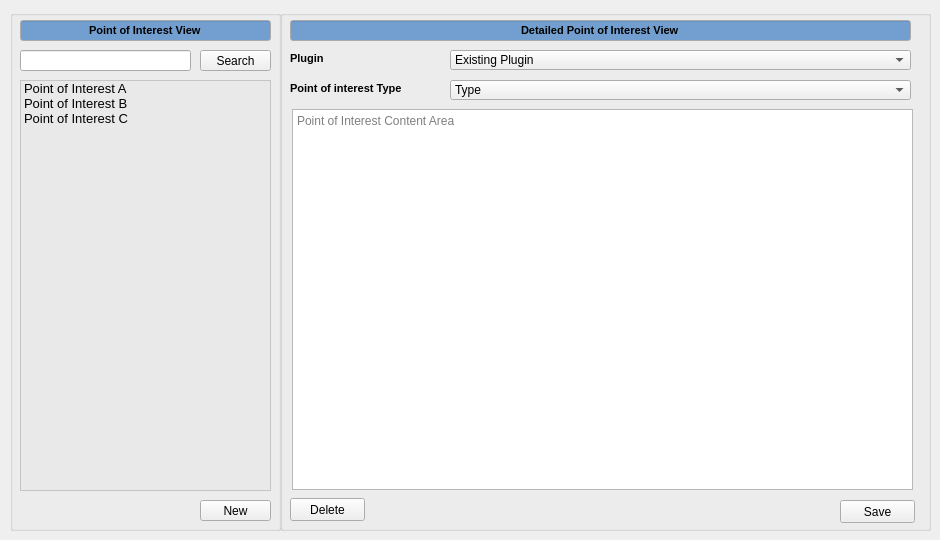
   <widget class="QWidget" name="Points_of_Interest">
    <attribute name="title">
     <string>Points of Interest</string>
    </attribute>
    <widget class="QGroupBox" name="point_of_interest_view_groupbox">
     <property name="geometry">
      <rect>
       <x>10</x>
       <y>10</y>
       <width>271</width>
       <height>521</height>
      </rect>
     </property>
     <property name="title">
      <string/>
     </property>
     <widget class="QLineEdit" name="point_of_interest_view_lineedit">
      <property name="geometry">
       <rect>
        <x>10</x>
        <y>10</y>
        <width>251</width>
        <height>21</height>
       </rect>
      </property>
      <property name="palette">
       <palette>
        <active>
         <colorrole role="Base">
          <brush brushstyle="SolidPattern">
           <color alpha="255">
            <red>114</red>
            <green>159</green>
            <blue>207</blue>
           </color>
          </brush>
         </colorrole>
        </active>
        <inactive>
         <colorrole role="Base">
          <brush brushstyle="SolidPattern">
           <color alpha="255">
            <red>114</red>
            <green>159</green>
            <blue>207</blue>
           </color>
          </brush>
         </colorrole>
        </inactive>
        <disabled>
         <colorrole role="Base">
          <brush brushstyle="SolidPattern">
           <color alpha="255">
            <red>255</red>
            <green>255</green>
            <blue>255</blue>
           </color>
          </brush>
         </colorrole>
        </disabled>
       </palette>
      </property>
      <property name="font">
       <font>
        <pointsize>8</pointsize>
        <weight>75</weight>
        <bold>true</bold>
       </font>
      </property>
      <property name="autoFillBackground">
       <bool>false</bool>
      </property>
      <property name="text">
       <string>Point of Interest View</string>
      </property>
      <property name="alignment">
       <set>Qt::AlignCenter</set>
      </property>
      <property name="readOnly">
       <bool>true</bool>
      </property>
     </widget>
     <widget class="QLineEdit" name="point_of_interest_view_search_lineedit">
      <property name="geometry">
       <rect>
        <x>10</x>
        <y>40</y>
        <width>171</width>
        <height>21</height>
       </rect>
      </property>
      <property name="palette">
       <palette>
        <active>
         <colorrole role="WindowText">
          <brush brushstyle="SolidPattern">
           <color alpha="255">
            <red>0</red>
            <green>0</green>
            <blue>0</blue>
           </color>
          </brush>
         </colorrole>
         <colorrole role="Dark">
          <brush brushstyle="SolidPattern">
           <color alpha="255">
            <red>119</red>
            <green>119</green>
            <blue>118</blue>
           </color>
          </brush>
         </colorrole>
         <colorrole role="Mid">
          <brush brushstyle="SolidPattern">
           <color alpha="255">
            <red>159</red>
            <green>159</green>
            <blue>157</blue>
           </color>
          </brush>
         </colorrole>
         <colorrole role="Text">
          <brush brushstyle="SolidPattern">
           <color alpha="255">
            <red>203</red>
            <green>203</green>
            <blue>203</blue>
           </color>
          </brush>
         </colorrole>
         <colorrole role="ButtonText">
          <brush brushstyle="SolidPattern">
           <color alpha="255">
            <red>0</red>
            <green>0</green>
            <blue>0</blue>
           </color>
          </brush>
         </colorrole>
         <colorrole role="Base">
          <brush brushstyle="SolidPattern">
           <color alpha="255">
            <red>255</red>
            <green>255</green>
            <blue>255</blue>
           </color>
          </brush>
         </colorrole>
         <colorrole role="Window">
          <brush brushstyle="SolidPattern">
           <color alpha="255">
            <red>238</red>
            <green>238</green>
            <blue>236</blue>
           </color>
          </brush>
         </colorrole>
         <colorrole role="Shadow">
          <brush brushstyle="SolidPattern">
           <color alpha="255">
            <red>0</red>
            <green>0</green>
            <blue>0</blue>
           </color>
          </brush>
         </colorrole>
         <colorrole role="AlternateBase">
          <brush brushstyle="SolidPattern">
           <color alpha="255">
            <red>184</red>
            <green>184</green>
            <blue>184</blue>
           </color>
          </brush>
         </colorrole>
         <colorrole role="ToolTipBase">
          <brush brushstyle="SolidPattern">
           <color alpha="255">
            <red>255</red>
            <green>255</green>
            <blue>220</blue>
           </color>
          </brush>
         </colorrole>
         <colorrole role="ToolTipText">
          <brush brushstyle="SolidPattern">
           <color alpha="255">
            <red>0</red>
            <green>0</green>
            <blue>0</blue>
           </color>
          </brush>
         </colorrole>
         <colorrole role="PlaceholderText">
          <brush brushstyle="NoBrush">
           <color alpha="128">
            <red>203</red>
            <green>203</green>
            <blue>203</blue>
           </color>
          </brush>
         </colorrole>
        </active>
        <inactive>
         <colorrole role="WindowText">
          <brush brushstyle="SolidPattern">
           <color alpha="255">
            <red>0</red>
            <green>0</green>
            <blue>0</blue>
           </color>
          </brush>
         </colorrole>
         <colorrole role="Dark">
          <brush brushstyle="SolidPattern">
           <color alpha="255">
            <red>119</red>
            <green>119</green>
            <blue>118</blue>
           </color>
          </brush>
         </colorrole>
         <colorrole role="Mid">
          <brush brushstyle="SolidPattern">
           <color alpha="255">
            <red>159</red>
            <green>159</green>
            <blue>157</blue>
           </color>
          </brush>
         </colorrole>
         <colorrole role="Text">
          <brush brushstyle="SolidPattern">
           <color alpha="255">
            <red>203</red>
            <green>203</green>
            <blue>203</blue>
           </color>
          </brush>
         </colorrole>
         <colorrole role="ButtonText">
          <brush brushstyle="SolidPattern">
           <color alpha="255">
            <red>0</red>
            <green>0</green>
            <blue>0</blue>
           </color>
          </brush>
         </colorrole>
         <colorrole role="Base">
          <brush brushstyle="SolidPattern">
           <color alpha="255">
            <red>255</red>
            <green>255</green>
            <blue>255</blue>
           </color>
          </brush>
         </colorrole>
         <colorrole role="Window">
          <brush brushstyle="SolidPattern">
           <color alpha="255">
            <red>238</red>
            <green>238</green>
            <blue>236</blue>
           </color>
          </brush>
         </colorrole>
         <colorrole role="Shadow">
          <brush brushstyle="SolidPattern">
           <color alpha="255">
            <red>0</red>
            <green>0</green>
            <blue>0</blue>
           </color>
          </brush>
         </colorrole>
         <colorrole role="AlternateBase">
          <brush brushstyle="SolidPattern">
           <color alpha="255">
            <red>184</red>
            <green>184</green>
            <blue>184</blue>
           </color>
          </brush>
         </colorrole>
         <colorrole role="ToolTipBase">
          <brush brushstyle="SolidPattern">
           <color alpha="255">
            <red>255</red>
            <green>255</green>
            <blue>220</blue>
           </color>
          </brush>
         </colorrole>
         <colorrole role="ToolTipText">
          <brush brushstyle="SolidPattern">
           <color alpha="255">
            <red>0</red>
            <green>0</green>
            <blue>0</blue>
           </color>
          </brush>
         </colorrole>
         <colorrole role="PlaceholderText">
          <brush brushstyle="NoBrush">
           <color alpha="128">
            <red>203</red>
            <green>203</green>
            <blue>203</blue>
           </color>
          </brush>
         </colorrole>
        </inactive>
        <disabled>
         <colorrole role="WindowText">
          <brush brushstyle="SolidPattern">
           <color alpha="255">
            <red>119</red>
            <green>119</green>
            <blue>118</blue>
           </color>
          </brush>
         </colorrole>
         <colorrole role="Dark">
          <brush brushstyle="SolidPattern">
           <color alpha="255">
            <red>119</red>
            <green>119</green>
            <blue>118</blue>
           </color>
          </brush>
         </colorrole>
         <colorrole role="Mid">
          <brush brushstyle="SolidPattern">
           <color alpha="255">
            <red>159</red>
            <green>159</green>
            <blue>157</blue>
           </color>
          </brush>
         </colorrole>
         <colorrole role="Text">
          <brush brushstyle="SolidPattern">
           <color alpha="255">
            <red>119</red>
            <green>119</green>
            <blue>118</blue>
           </color>
          </brush>
         </colorrole>
         <colorrole role="ButtonText">
          <brush brushstyle="SolidPattern">
           <color alpha="255">
            <red>119</red>
            <green>119</green>
            <blue>118</blue>
           </color>
          </brush>
         </colorrole>
         <colorrole role="Base">
          <brush brushstyle="SolidPattern">
           <color alpha="255">
            <red>238</red>
            <green>238</green>
            <blue>236</blue>
           </color>
          </brush>
         </colorrole>
         <colorrole role="Window">
          <brush brushstyle="SolidPattern">
           <color alpha="255">
            <red>238</red>
            <green>238</green>
            <blue>236</blue>
           </color>
          </brush>
         </colorrole>
         <colorrole role="Shadow">
          <brush brushstyle="SolidPattern">
           <color alpha="255">
            <red>0</red>
            <green>0</green>
            <blue>0</blue>
           </color>
          </brush>
         </colorrole>
         <colorrole role="AlternateBase">
          <brush brushstyle="SolidPattern">
           <color alpha="255">
            <red>184</red>
            <green>184</green>
            <blue>184</blue>
           </color>
          </brush>
         </colorrole>
         <colorrole role="ToolTipBase">
          <brush brushstyle="SolidPattern">
           <color alpha="255">
            <red>255</red>
            <green>255</green>
            <blue>220</blue>
           </color>
          </brush>
         </colorrole>
         <colorrole role="ToolTipText">
          <brush brushstyle="SolidPattern">
           <color alpha="255">
            <red>0</red>
            <green>0</green>
            <blue>0</blue>
           </color>
          </brush>
         </colorrole>
         <colorrole role="PlaceholderText">
          <brush brushstyle="NoBrush">
           <color alpha="128">
            <red>203</red>
            <green>203</green>
            <blue>203</blue>
           </color>
          </brush>
         </colorrole>
        </disabled>
       </palette>
      </property>
      <property name="font">
       <font>
        <pointsize>8</pointsize>
       </font>
      </property>
      <property name="text">
       <string/>
      </property>
     </widget>
     <widget class="QPushButton" name="point_of_interest_view_search_button">
      <property name="geometry">
       <rect>
        <x>190</x>
        <y>40</y>
        <width>71</width>
        <height>21</height>
       </rect>
      </property>
      <property name="text">
       <string>Search</string>
      </property>
     </widget>
     <widget class="QListWidget" name="point_of_interest_view_listwidget">
      <property name="geometry">
       <rect>
        <x>10</x>
        <y>70</y>
        <width>251</width>
        <height>411</height>
       </rect>
      </property>
      <property name="palette">
       <palette>
        <active>
         <colorrole role="WindowText">
          <brush brushstyle="SolidPattern">
           <color alpha="255">
            <red>0</red>
            <green>0</green>
            <blue>0</blue>
           </color>
          </brush>
         </colorrole>
         <colorrole role="Button">
          <brush brushstyle="SolidPattern">
           <color alpha="255">
            <red>255</red>
            <green>255</green>
            <blue>255</blue>
           </color>
          </brush>
         </colorrole>
         <colorrole role="Light">
          <brush brushstyle="SolidPattern">
           <color alpha="255">
            <red>255</red>
            <green>255</green>
            <blue>255</blue>
           </color>
          </brush>
         </colorrole>
         <colorrole role="Midlight">
          <brush brushstyle="SolidPattern">
           <color alpha="255">
            <red>255</red>
            <green>255</green>
            <blue>255</blue>
           </color>
          </brush>
         </colorrole>
         <colorrole role="Dark">
          <brush brushstyle="SolidPattern">
           <color alpha="255">
            <red>127</red>
            <green>127</green>
            <blue>127</blue>
           </color>
          </brush>
         </colorrole>
         <colorrole role="Mid">
          <brush brushstyle="SolidPattern">
           <color alpha="255">
            <red>170</red>
            <green>170</green>
            <blue>170</blue>
           </color>
          </brush>
         </colorrole>
         <colorrole role="Text">
          <brush brushstyle="SolidPattern">
           <color alpha="255">
            <red>0</red>
            <green>0</green>
            <blue>0</blue>
           </color>
          </brush>
         </colorrole>
         <colorrole role="BrightText">
          <brush brushstyle="SolidPattern">
           <color alpha="255">
            <red>255</red>
            <green>255</green>
            <blue>255</blue>
           </color>
          </brush>
         </colorrole>
         <colorrole role="Base">
          <brush brushstyle="SolidPattern">
           <color alpha="142">
            <red>229</red>
            <green>229</green>
            <blue>229</blue>
           </color>
          </brush>
         </colorrole>
         <colorrole role="Window">
          <brush brushstyle="SolidPattern">
           <color alpha="255">
            <red>255</red>
            <green>255</green>
            <blue>255</blue>
           </color>
          </brush>
         </colorrole>
         <colorrole role="Shadow">
          <brush brushstyle="SolidPattern">
           <color alpha="255">
            <red>0</red>
            <green>0</green>
            <blue>0</blue>
           </color>
          </brush>
         </colorrole>
         <colorrole role="AlternateBase">
          <brush brushstyle="SolidPattern">
           <color alpha="255">
            <red>255</red>
            <green>255</green>
            <blue>255</blue>
           </color>
          </brush>
         </colorrole>
         <colorrole role="ToolTipBase">
          <brush brushstyle="SolidPattern">
           <color alpha="255">
            <red>255</red>
            <green>255</green>
            <blue>220</blue>
           </color>
          </brush>
         </colorrole>
         <colorrole role="ToolTipText">
          <brush brushstyle="SolidPattern">
           <color alpha="255">
            <red>0</red>
            <green>0</green>
            <blue>0</blue>
           </color>
          </brush>
         </colorrole>
         <colorrole role="PlaceholderText">
          <brush brushstyle="NoBrush">
           <color alpha="128">
            <red>0</red>
            <green>0</green>
            <blue>0</blue>
           </color>
          </brush>
         </colorrole>
        </active>
        <inactive>
         <colorrole role="WindowText">
          <brush brushstyle="SolidPattern">
           <color alpha="255">
            <red>0</red>
            <green>0</green>
            <blue>0</blue>
           </color>
          </brush>
         </colorrole>
         <colorrole role="Button">
          <brush brushstyle="SolidPattern">
           <color alpha="255">
            <red>255</red>
            <green>255</green>
            <blue>255</blue>
           </color>
          </brush>
         </colorrole>
         <colorrole role="Light">
          <brush brushstyle="SolidPattern">
           <color alpha="255">
            <red>255</red>
            <green>255</green>
            <blue>255</blue>
           </color>
          </brush>
         </colorrole>
         <colorrole role="Midlight">
          <brush brushstyle="SolidPattern">
           <color alpha="255">
            <red>255</red>
            <green>255</green>
            <blue>255</blue>
           </color>
          </brush>
         </colorrole>
         <colorrole role="Dark">
          <brush brushstyle="SolidPattern">
           <color alpha="255">
            <red>127</red>
            <green>127</green>
            <blue>127</blue>
           </color>
          </brush>
         </colorrole>
         <colorrole role="Mid">
          <brush brushstyle="SolidPattern">
           <color alpha="255">
            <red>170</red>
            <green>170</green>
            <blue>170</blue>
           </color>
          </brush>
         </colorrole>
         <colorrole role="Text">
          <brush brushstyle="SolidPattern">
           <color alpha="255">
            <red>0</red>
            <green>0</green>
            <blue>0</blue>
           </color>
          </brush>
         </colorrole>
         <colorrole role="BrightText">
          <brush brushstyle="SolidPattern">
           <color alpha="255">
            <red>255</red>
            <green>255</green>
            <blue>255</blue>
           </color>
          </brush>
         </colorrole>
         <colorrole role="Base">
          <brush brushstyle="SolidPattern">
           <color alpha="142">
            <red>229</red>
            <green>229</green>
            <blue>229</blue>
           </color>
          </brush>
         </colorrole>
         <colorrole role="Window">
          <brush brushstyle="SolidPattern">
           <color alpha="255">
            <red>255</red>
            <green>255</green>
            <blue>255</blue>
           </color>
          </brush>
         </colorrole>
         <colorrole role="Shadow">
          <brush brushstyle="SolidPattern">
           <color alpha="255">
            <red>0</red>
            <green>0</green>
            <blue>0</blue>
           </color>
          </brush>
         </colorrole>
         <colorrole role="AlternateBase">
          <brush brushstyle="SolidPattern">
           <color alpha="255">
            <red>255</red>
            <green>255</green>
            <blue>255</blue>
           </color>
          </brush>
         </colorrole>
         <colorrole role="ToolTipBase">
          <brush brushstyle="SolidPattern">
           <color alpha="255">
            <red>255</red>
            <green>255</green>
            <blue>220</blue>
           </color>
          </brush>
         </colorrole>
         <colorrole role="ToolTipText">
          <brush brushstyle="SolidPattern">
           <color alpha="255">
            <red>0</red>
            <green>0</green>
            <blue>0</blue>
           </color>
          </brush>
         </colorrole>
         <colorrole role="PlaceholderText">
          <brush brushstyle="NoBrush">
           <color alpha="128">
            <red>0</red>
            <green>0</green>
            <blue>0</blue>
           </color>
          </brush>
         </colorrole>
        </inactive>
        <disabled>
         <colorrole role="WindowText">
          <brush brushstyle="SolidPattern">
           <color alpha="255">
            <red>127</red>
            <green>127</green>
            <blue>127</blue>
           </color>
          </brush>
         </colorrole>
         <colorrole role="Button">
          <brush brushstyle="SolidPattern">
           <color alpha="255">
            <red>255</red>
            <green>255</green>
            <blue>255</blue>
           </color>
          </brush>
         </colorrole>
         <colorrole role="Light">
          <brush brushstyle="SolidPattern">
           <color alpha="255">
            <red>255</red>
            <green>255</green>
            <blue>255</blue>
           </color>
          </brush>
         </colorrole>
         <colorrole role="Midlight">
          <brush brushstyle="SolidPattern">
           <color alpha="255">
            <red>255</red>
            <green>255</green>
            <blue>255</blue>
           </color>
          </brush>
         </colorrole>
         <colorrole role="Dark">
          <brush brushstyle="SolidPattern">
           <color alpha="255">
            <red>127</red>
            <green>127</green>
            <blue>127</blue>
           </color>
          </brush>
         </colorrole>
         <colorrole role="Mid">
          <brush brushstyle="SolidPattern">
           <color alpha="255">
            <red>170</red>
            <green>170</green>
            <blue>170</blue>
           </color>
          </brush>
         </colorrole>
         <colorrole role="Text">
          <brush brushstyle="SolidPattern">
           <color alpha="255">
            <red>127</red>
            <green>127</green>
            <blue>127</blue>
           </color>
          </brush>
         </colorrole>
         <colorrole role="BrightText">
          <brush brushstyle="SolidPattern">
           <color alpha="255">
            <red>255</red>
            <green>255</green>
            <blue>255</blue>
           </color>
          </brush>
         </colorrole>
         <colorrole role="Base">
          <brush brushstyle="SolidPattern">
           <color alpha="255">
            <red>255</red>
            <green>255</green>
            <blue>255</blue>
           </color>
          </brush>
         </colorrole>
         <colorrole role="Window">
          <brush brushstyle="SolidPattern">
           <color alpha="255">
            <red>255</red>
            <green>255</green>
            <blue>255</blue>
           </color>
          </brush>
         </colorrole>
         <colorrole role="Shadow">
          <brush brushstyle="SolidPattern">
           <color alpha="255">
            <red>0</red>
            <green>0</green>
            <blue>0</blue>
           </color>
          </brush>
         </colorrole>
         <colorrole role="AlternateBase">
          <brush brushstyle="SolidPattern">
           <color alpha="255">
            <red>255</red>
            <green>255</green>
            <blue>255</blue>
           </color>
          </brush>
         </colorrole>
         <colorrole role="ToolTipBase">
          <brush brushstyle="SolidPattern">
           <color alpha="255">
            <red>255</red>
            <green>255</green>
            <blue>220</blue>
           </color>
          </brush>
         </colorrole>
         <colorrole role="ToolTipText">
          <brush brushstyle="SolidPattern">
           <color alpha="255">
            <red>0</red>
            <green>0</green>
            <blue>0</blue>
           </color>
          </brush>
         </colorrole>
         <colorrole role="PlaceholderText">
          <brush brushstyle="NoBrush">
           <color alpha="128">
            <red>0</red>
            <green>0</green>
            <blue>0</blue>
           </color>
          </brush>
         </colorrole>
        </disabled>
       </palette>
      </property>
      <property name="font">
       <font>
        <pointsize>10</pointsize>
       </font>
      </property>
      <property name="editTriggers">
       <set>QAbstractItemView::DoubleClicked|QAbstractItemView::EditKeyPressed</set>
      </property>
      <property name="resizeMode">
       <enum>QListView::Adjust</enum>
      </property>
      <property name="spacing">
       <number>0</number>
      </property>
      <item>
       <property name="text">
        <string>Point of Interest A</string>
       </property>
      </item>
      <item>
       <property name="text">
        <string>Point of Interest B</string>
       </property>
      </item>
      <item>
       <property name="text">
        <string>Point of Interest C</string>
       </property>
      </item>
     </widget>
     <widget class="QPushButton" name="point_of_interest_view_new_button">
      <property name="geometry">
       <rect>
        <x>190</x>
        <y>490</y>
        <width>71</width>
        <height>21</height>
       </rect>
      </property>
      <property name="text">
       <string>New</string>
      </property>
     </widget>
    </widget>
    <widget class="QGroupBox" name="detailed_point_of_interest_view_groupbox_2">
     <property name="geometry">
      <rect>
       <x>280</x>
       <y>10</y>
       <width>651</width>
       <height>521</height>
      </rect>
     </property>
     <property name="title">
      <string/>
     </property>
     <widget class="QLineEdit" name="detailed_point_of_interest_view_lineedit">
      <property name="geometry">
       <rect>
        <x>10</x>
        <y>10</y>
        <width>621</width>
        <height>21</height>
       </rect>
      </property>
      <property name="palette">
       <palette>
        <active>
         <colorrole role="Base">
          <brush brushstyle="SolidPattern">
           <color alpha="255">
            <red>114</red>
            <green>159</green>
            <blue>207</blue>
           </color>
          </brush>
         </colorrole>
        </active>
        <inactive>
         <colorrole role="Base">
          <brush brushstyle="SolidPattern">
           <color alpha="255">
            <red>114</red>
            <green>159</green>
            <blue>207</blue>
           </color>
          </brush>
         </colorrole>
        </inactive>
        <disabled>
         <colorrole role="Base">
          <brush brushstyle="SolidPattern">
           <color alpha="255">
            <red>255</red>
            <green>255</green>
            <blue>255</blue>
           </color>
          </brush>
         </colorrole>
        </disabled>
       </palette>
      </property>
      <property name="font">
       <font>
        <pointsize>8</pointsize>
        <weight>75</weight>
        <bold>true</bold>
       </font>
      </property>
      <property name="autoFillBackground">
       <bool>false</bool>
      </property>
      <property name="text">
       <string>Detailed Point of Interest View</string>
      </property>
      <property name="alignment">
       <set>Qt::AlignCenter</set>
      </property>
      <property name="readOnly">
       <bool>true</bool>
      </property>
     </widget>
     <widget class="QComboBox" name="detailed_point_of_interest_view_existing_plugin_dropdown">
      <property name="geometry">
       <rect>
        <x>170</x>
        <y>40</y>
        <width>461</width>
        <height>20</height>
       </rect>
      </property>
      <property name="font">
       <font>
        <pointsize>9</pointsize>
        <weight>50</weight>
        <bold>false</bold>
       </font>
      </property>
      <item>
       <property name="text">
        <string>Existing Plugin</string>
       </property>
      </item>
     </widget>
     <widget class="QLabel" name="detailed_point_of_interest_view_point_of_interest_type_label">
      <property name="geometry">
       <rect>
        <x>10</x>
        <y>70</y>
        <width>131</width>
        <height>16</height>
       </rect>
      </property>
      <property name="font">
       <font>
        <pointsize>8</pointsize>
        <weight>75</weight>
        <bold>true</bold>
       </font>
      </property>
      <property name="text">
       <string>Point of interest Type</string>
      </property>
      <property name="textInteractionFlags">
       <set>Qt::NoTextInteraction</set>
      </property>
     </widget>
     <widget class="QPushButton" name="detailed_point_of_interest_view_delete_button">
      <property name="geometry">
       <rect>
        <x>10</x>
        <y>488</y>
        <width>75</width>
        <height>23</height>
       </rect>
      </property>
      <property name="text">
       <string>Delete</string>
      </property>
     </widget>
     <widget class="QPushButton" name="detailed_point_of_interest_view_save_button">
      <property name="geometry">
       <rect>
        <x>560</x>
        <y>490</y>
        <width>75</width>
        <height>23</height>
       </rect>
      </property>
      <property name="text">
       <string>Save</string>
      </property>
     </widget>
     <widget class="QTextEdit" name="point_of_interest_content_area_textedit">
      <property name="geometry">
       <rect>
        <x>12</x>
        <y>99</y>
        <width>621</width>
        <height>381</height>
       </rect>
      </property>
      <property name="tabChangesFocus">
       <bool>false</bool>
      </property>
      <property name="html">
       <string>&lt;!DOCTYPE HTML PUBLIC &quot;-//W3C//DTD HTML 4.0//EN&quot; &quot;http://www.w3.org/TR/REC-html40/strict.dtd&quot;&gt;
&lt;html&gt;&lt;head&gt;&lt;meta name=&quot;qrichtext&quot; content=&quot;1&quot; /&gt;&lt;style type=&quot;text/css&quot;&gt;
p, li { white-space: pre-wrap; }
&lt;/style&gt;&lt;/head&gt;&lt;body style=&quot; font-family:'MS Shell Dlg 2'; font-size:8pt; font-weight:400; font-style:normal;&quot;&gt;
&lt;p style=&quot;-qt-paragraph-type:empty; margin-top:0px; margin-bottom:0px; margin-left:0px; margin-right:0px; -qt-block-indent:0; text-indent:0px; font-family:'DejaVu Sans'; font-size:12pt;&quot;&gt;&lt;br /&gt;&lt;/p&gt;&lt;/body&gt;&lt;/html&gt;</string>
      </property>
      <property name="placeholderText">
       <string>Point of Interest Content Area</string>
      </property>
     </widget>
     <widget class="QLabel" name="detailed_point_of_interest_view_plugin_label">
      <property name="geometry">
       <rect>
        <x>10</x>
        <y>40</y>
        <width>133</width>
        <height>16</height>
       </rect>
      </property>
      <property name="font">
       <font>
        <pointsize>8</pointsize>
        <weight>75</weight>
        <bold>true</bold>
       </font>
      </property>
      <property name="text">
       <string>Plugin</string>
      </property>
      <property name="textInteractionFlags">
       <set>Qt::NoTextInteraction</set>
      </property>
     </widget>
     <widget class="QComboBox" name="detailed_point_of_interest_view_type_dropdown">
      <property name="geometry">
       <rect>
        <x>170</x>
        <y>70</y>
        <width>461</width>
        <height>20</height>
       </rect>
      </property>
      <property name="font">
       <font>
        <pointsize>9</pointsize>
        <weight>50</weight>
        <bold>false</bold>
       </font>
      </property>
      <item>
       <property name="text">
        <string>Type</string>
       </property>
      </item>
     </widget>
    </widget>
   </widget>
